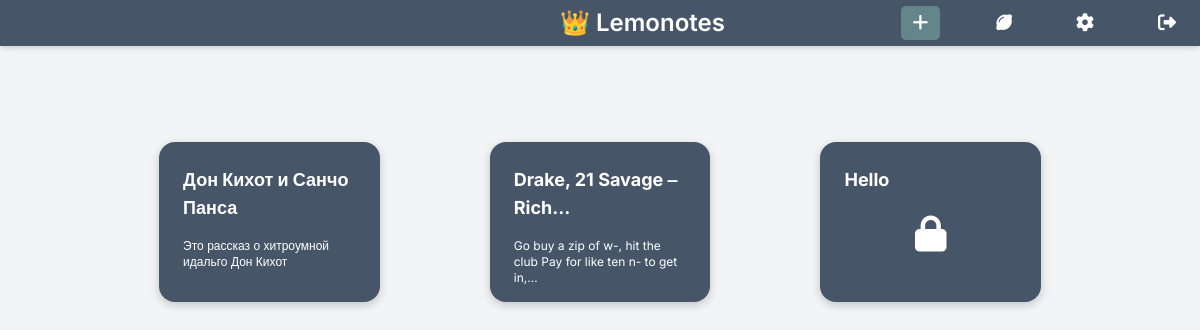
The app's page / (signed in) with its own data.
### users/models.py (models this page shows)
class UserModel(AbstractUser):
    username = models.CharField(max_length=64, unique=True)
    email = models.EmailField(unique=True)

### notes/models.py (models this page shows, shortened)
class Note(models.Model):
    title = models.CharField(max_length=100)
    content = models.TextField(blank=True)
    private = models.BooleanField(default=False)
    pinned = models.BooleanField(default=False)
    password = models.CharField(max_length=100, blank=True, null=True)
    slug = models.SlugField(default=uuid4, editable=False, unique=True)
    tags = models.ManyToManyField(TagModel, blank=True)
    user = models.ForeignKey(UserModel, on_delete=models.CASCADE)
    created_at = models.DateTimeField(auto_now_add=True)
    updated_at = models.DateTimeField(auto_now=True, null=True)
    fernet = Fernet(ENCRYPT_KEY)
    def decrypt_text(self, ciphertext):
        return self.fernet.decrypt(ciphertext.encode()).decode()
    def decrypted_content(self):
        return self.decrypt_text(self.content)
    def decrypted_title(self):
        return self.decrypt_text(self.title)

### notes/views.py (the view)
# urls.py: path('', login_required(NotesView.as_view()), name='index'),
class NotesView(ListView):
    template_name = "index.html"
    context_object_name = "notes"
    model = Note
    def get_queryset(self):
        queryset = Note.objects.filter(user=self.request.user)
        return queryset.order_by('-pinned', '-created_at')
    def get_context_data(self, **kwargs):
        context = super().get_context_data(**kwargs)
        return context

### notes/templates/index.html (shortened to what this page needs)
{% load static tailwind_tags %}
{% load note_tags %}
<!DOCTYPE html>
<html lang="en">
<head>
    {% tailwind_css %}
</head>
<body class="bg-gray-100 font-inter">
    <header class="bg-slate-600 text-white shadow-md">
        <div class="max-w-7xl mx-auto px-4 py-1.5 flex items-center justify-between">
        {% if user.is_superuser %}
        	<a href="admin/" class="text-2xl hover:text-gray-200 font-semibold lg:ml-[34rem]">
                👑 Lemonotes
            </a>
        {% else %}
            <h1 class="text-2xl pointer-events-none font-semibold lg:ml-[34rem]">
                🍋 Lemonotes
            </h1>
        {% endif %}
            <nav class="flex lg:space-x-12 sm:space-x-4 items-center">
                <a href="{% url 'notes:new-note' %}"
                    class="rounded-[5px] bg-[#648589] hover:bg-[#7ba1a6] lg:mr-0 mr-5 sm:mr-0 px-3 py-2 fa-solid fa-plus text-lg"></a>
                <a href="{% url 'index' %}"
                   class="hover:bg-slate-500 px-2 py-2 rounded-full text-lg font-lg fa-solid fa-lemon mr-5"></a>
                <a href="
                {% if user.is_authenticated %}{% url 'account:settings' %}{% else %}{% url 'account:login' %}{% endif %}"
                   class="hover:bg-slate-500 px-2 py-2 rounded-full text-lg font-lg fa-solid fa-gear mr-5"></a>
                {% if user.is_authenticated %}
                    <a href="{% url 'account:logout' %}" class="hover:bg-slate-500 px-2 py-2 rounded-full text-lg font-lg fa-solid fa-right-from-bracket"></a>
                {% endif %}
            </nav>
        </div>
    </header>
    <div class="container mx-auto mt-12 md:mt-24 px-4">
        <div class="grid grid-cols-2 md:grid-cols-3 md:gap-0 gap-4 place-items-center">
            {% for note in notes %}
                <a href="{% url 'notes:notes' note.slug %}" class="bg-slate-600 p-4 md:p-6 w-full sm:w-5/6 md:w-2/3 rounded-xl md:rounded-2xl shadow-[0_3px_10px_rgb(0,0,0,0.2)] mb-6 md:mb-12 hover:bg-slate-500 flex flex-col sml:max-h-42 lg:h-40 md:h-52">
                    <h1 class="text-white text-sm md:text-lg font-bold mb-1 md:mb-2">{{ note.decrypted_title|truncatechars:24 }}</h1>
                <div class="mt-2">
                    {% if note.private %}
                        <div class="flex justify-center">
                            <p class="text-white text-xs py-1.5"><span class="fa-solid fa-lock text-4xl"></span></p>
                        </div>
                    {% else %}
                        <p class="text-white text-xs">{{ note.decrypted_content|truncatechars:65 }}</p>
                    {% endif %}
                </div>
                </a>
            {% endfor %}
        </div>
    </div>
</body>
</html>

### records on screen
Note: decrypted_title "Дон Кихот и Санчо Панса", decrypted_content "Это рассказ о хитроумной идальго Дон Кихот"
Note: decrypted_title "Drake, 21 Savage ‒ Rich…", decrypted_content "Go buy a zip of w-, hit the club Pay for like ten n- to get in,…"
Note: decrypted_title "Hello", private True (drawn)
